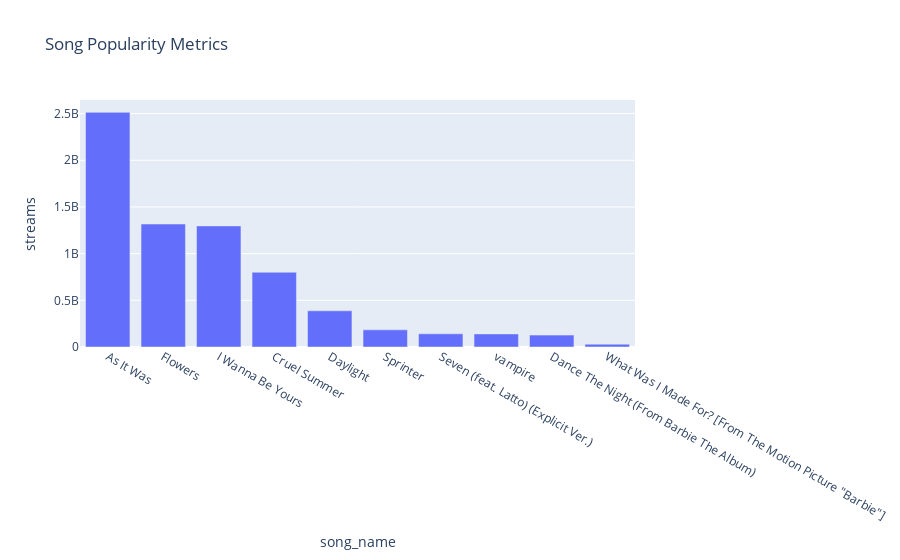

Write notebook code for a chart like this one.
### Code cell
df_Spotify_sort = df_Spotify_2.sort_values(by='streams', ascending=False)
fig4 = px.bar(df_Spotify_sort, x='song_name', y='streams', barmode='group', title='Song Popularity Metrics')
fig4.show()

### Figure 1 — Plotly figure (JSON) as saved in the notebook; plotly's stock layout.template omitted (floating-point values rounded to 4 significant figures)
{"data": [{"alignmentgroup": "True", "hovertemplate": "song_name=%{x}<br>streams=%{y}<extra></extra>", "legendgroup": "", "marker": {"color": "#636efa", "pattern": {"shape": ""}}, "name": "", "offsetgroup": "", "orientation": "v", "showlegend": false, "textposition": "auto", "type": "bar", "x": ["As It Was", "Flowers", "I Wanna Be Yours", "Cruel Summer", "Daylight", "Sprinter", "Seven (feat. Latto) (Explicit Ver.)", "vampire", "Dance The Night (From Barbie The Album)", "What Was I Made For? [From The Motion Picture \"Barbie\"]"], "xaxis": "x", "y": [2513188493, 1316855716, 1297026226, 800840817, 387570742, 183706234, 141381703, 140003974, 127408954, 30546883], "yaxis": "y"}], "layout": {"barmode": "group", "legend": {"tracegroupgap": 0}, "title": {"text": "Song Popularity Metrics"}, "xaxis": {"anchor": "y", "domain": [0, 1], "title": {"text": "song_name"}}, "yaxis": {"anchor": "x", "domain": [0, 1], "title": {"text": "streams"}}}}
